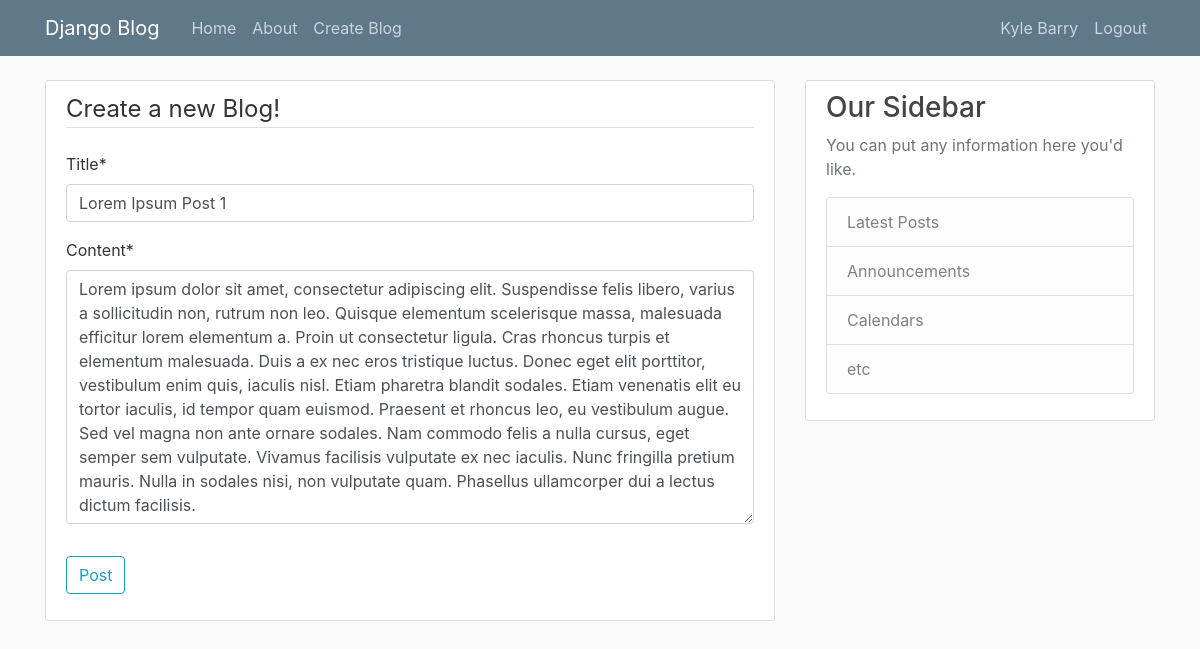
Before: /blog/post/1/update/ (signed in) with the older database file.
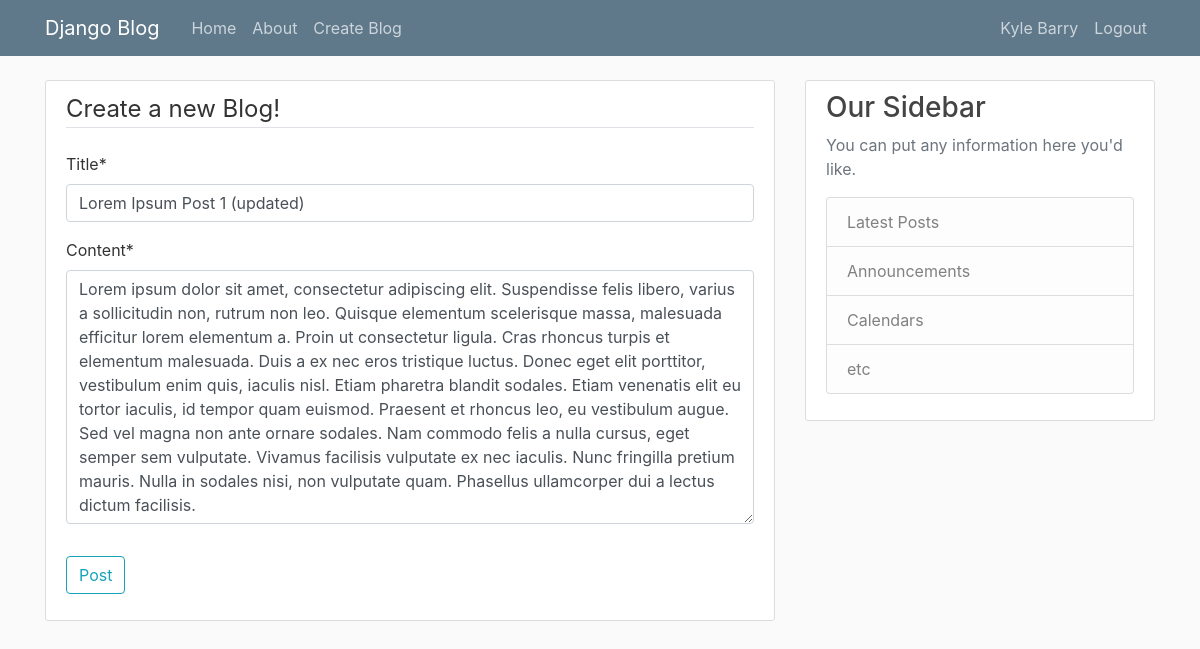
After: the same page with the newer database file.
### blog/models.py (models this page shows, shortened)
class Post(models.Model):
    title = models.CharField(max_length=100)
    content = models.TextField()
    date_posted = models.PositiveIntegerField()
    author = models.ForeignKey(User, on_delete=models.CASCADE)

### blog/views.py (the view, shortened to what this page needs)
# urls.py: path('post/<int:pk>/update/', PostUpdateView.as_view(), name="blog-update"),
class PostUpdateView(LoginRequiredMixin, UserPassesTestMixin, UpdateView):
    model = Post
    fields = ['title', 'content']
    def test_func(self):
        post = self.get_object()
        return self.request.user == post.author

### blog/templates/blog/post_form.html (shortened to what this page needs)
{% extends 'blog/base.html' %}
{% load crispy_forms_tags %}
{% block content %}
    <div class="content-section">
        <form method="POST">
            <fieldset class="form-group">
                <legend class="border-bottom mb-4">
                    Create a new Blog!
                </legend>
                {{ form|crispy }}
            </fieldset>
            <div class="form-group">
                <button class="btn btn-outline-info" type="submit">Post</button>
            </div>
        </form>
    </div>
{% endblock content %}

Changed rows visible on the page:
changed Post: title "Lorem Ipsum Post 1" → "Lorem Ipsum Post 1 (updated)"
